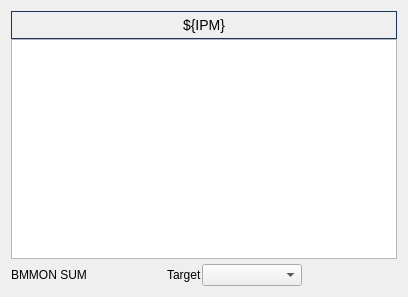
<?xml version="1.0" encoding="UTF-8"?>
<ui version="4.0">
 <class>Form</class>
 <widget class="QWidget" name="Form">
  <property name="geometry">
   <rect>
    <x>0</x>
    <y>0</y>
    <width>408</width>
    <height>297</height>
   </rect>
  </property>
  <property name="windowTitle">
   <string>Form</string>
  </property>
  <layout class="QVBoxLayout" name="verticalLayout">
   <item>
    <layout class="QGridLayout" name="gridLayout">
     <property name="verticalSpacing">
      <number>0</number>
     </property>
     <item row="1" column="0">
      <widget class="PyDMTimePlot" name="PyDMTimePlot">
       <property name="toolTip">
        <string/>
       </property>
       <property name="yAxes">
        <stringlist>
         <string>{&quot;name&quot;: &quot;Axis 1&quot;, &quot;orientation&quot;: &quot;left&quot;, &quot;label&quot;: null, &quot;minRange&quot;: -1.0, &quot;maxRange&quot;: 1.0, &quot;autoRange&quot;: true, &quot;logMode&quot;: null}</string>
        </stringlist>
       </property>
       <property name="maxRedrawRate" stdset="0">
        <number>10</number>
       </property>
       <property name="curves">
        <stringlist>
         <string>{&quot;channel&quot;: &quot;ca://${BMMON}:SUM&quot;, &quot;plot_style&quot;: null, &quot;name&quot;: &quot;BMMON:SUM&quot;, &quot;color&quot;: &quot;white&quot;, &quot;lineStyle&quot;: 3, &quot;lineWidth&quot;: 1, &quot;symbol&quot;: &quot;o&quot;, &quot;symbolSize&quot;: 3, &quot;yAxisName&quot;: &quot;Axis 1&quot;, &quot;barWidth&quot;: null, &quot;upperThreshold&quot;: null, &quot;lowerThreshold&quot;: null, &quot;thresholdColor&quot;: &quot;white&quot;}</string>
        </stringlist>
       </property>
       <property name="bufferSize">
        <number>14400</number>
       </property>
       <property name="timeSpan">
        <double>120.000000000000000</double>
       </property>
       <property name="updateInterval">
        <double>1.000000000000000</double>
       </property>
      </widget>
     </item>
     <item row="0" column="0">
      <widget class="PyDMLabel" name="HeaderLabel">
       <property name="toolTip">
        <string/>
       </property>
       <property name="styleSheet">
        <string notr="true">#HeaderLabel {
    qproperty-alignment: AlignCenter;
    border: 1px solid #FF17365D;
    /*
    border-top-left-radius: 15px;
    border-top-right-radius: 15px;
    background-color: rgb(25, 155, 0);
    color: rgb(255, 255, 255);
    */
    padding: 5px 0px;
    max-height: 25px;
    font-size: 14px;
}</string>
       </property>
       <property name="text">
        <string>${IPM}</string>
       </property>
       <property name="alignment">
        <set>Qt::AlignCenter</set>
       </property>
      </widget>
     </item>
     <item row="3" column="0">
      <layout class="QHBoxLayout" name="horizontalLayout">
       <item>
        <widget class="PyDMLabel" name="PyDMLabel_3">
         <property name="toolTip">
          <string/>
         </property>
         <property name="text">
          <string>BMMON SUM</string>
         </property>
        </widget>
       </item>
       <item>
        <widget class="PyDMLabel" name="PyDMLabel_2">
         <property name="minimumSize">
          <size>
           <width>80</width>
           <height>0</height>
          </size>
         </property>
         <property name="toolTip">
          <string/>
         </property>
         <property name="alignment">
          <set>Qt::AlignCenter</set>
         </property>
         <property name="channel" stdset="0">
          <string>ca://${BMMON}:SUM</string>
         </property>
         <property name="displayFormat" stdset="0">
          <enum>PyDMLabel::Decimal</enum>
         </property>
        </widget>
       </item>
       <item>
        <widget class="PyDMLabel" name="PyDMLabel_4">
         <property name="toolTip">
          <string/>
         </property>
         <property name="text">
          <string>Target</string>
         </property>
        </widget>
       </item>
       <item>
        <widget class="PyDMEnumComboBox" name="PyDMEnumComboBox">
         <property name="minimumSize">
          <size>
           <width>100</width>
           <height>0</height>
          </size>
         </property>
         <property name="toolTip">
          <string/>
         </property>
         <property name="channel" stdset="0">
          <string>ca://${IPM}:TARGET:GO</string>
         </property>
        </widget>
       </item>
       <item>
        <spacer name="horizontalSpacer">
         <property name="orientation">
          <enum>Qt::Horizontal</enum>
         </property>
         <property name="sizeHint" stdset="0">
          <size>
           <width>40</width>
           <height>20</height>
          </size>
         </property>
        </spacer>
       </item>
      </layout>
     </item>
     <item row="2" column="0">
      <spacer name="verticalSpacer">
       <property name="orientation">
        <enum>Qt::Vertical</enum>
       </property>
       <property name="sizeType">
        <enum>QSizePolicy::Fixed</enum>
       </property>
       <property name="sizeHint" stdset="0">
        <size>
         <width>20</width>
         <height>5</height>
        </size>
       </property>
      </spacer>
     </item>
    </layout>
   </item>
  </layout>
 </widget>
 <customwidgets>
  <customwidget>
   <class>PyDMLabel</class>
   <extends>QLabel</extends>
   <header>pydm.widgets.label</header>
  </customwidget>
  <customwidget>
   <class>PyDMTimePlot</class>
   <extends>QGraphicsView</extends>
   <header>pydm.widgets.timeplot</header>
  </customwidget>
  <customwidget>
   <class>PyDMEnumComboBox</class>
   <extends>QComboBox</extends>
   <header>pydm.widgets.enum_combo_box</header>
  </customwidget>
 </customwidgets>
 <resources/>
 <connections/>
</ui>
